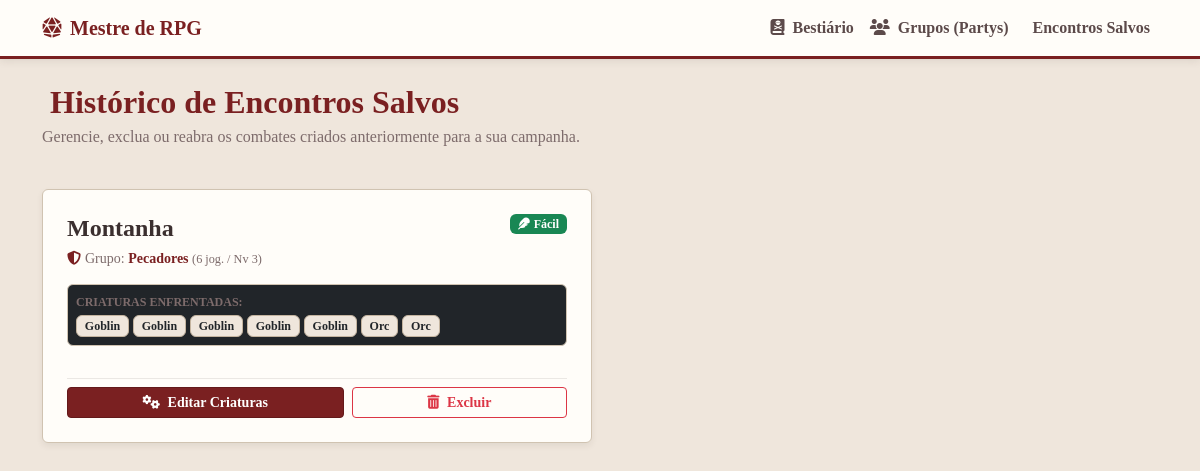
Screenshot of /lista-encontros with the database file from the repository.
### app.py (models this page shows, shortened)
class Encontro(db.Model):
    id = db.Column(db.Integer, primary_key=True)
    nome = db.Column(db.String(100), nullable=False)
    dificuldade = db.Column(db.String(50), nullable=False)
    monstros_json = db.Column(db.Text, nullable=False)
    party_id = db.Column(db.Integer, db.ForeignKey('party.id'), nullable=False)

class Party(db.Model):
    id = db.Column(db.Integer, primary_key=True)
    nome = db.Column(db.String(100), nullable=False)
    qtd_jogadores = db.Column(db.Integer, nullable=False)
    nivel_jogadores = db.Column(db.Integer, nullable=False)
    encontros = db.relationship('Encontro', backref='party', lazy=True)

### app.py (the view)
@app.route('/lista-encontros')
def lista_encontros():
    session.pop('editando_encontro_id', None)
    session.pop('carrinho', None)
    todos_encontros = Encontro.query.all()
    return render_template('lista_encontros.html', encontros=todos_encontros, json=json)

### templates/lista_encontros.html (shortened to what this page needs)
{% extends 'base.html' %}
{% block content %}
<div class="row mb-4 align-items-center">
    <div class="col">
        <h2 class="fw-bold text-warning mb-1">Histórico de Encontros Salvos</h2>
        <p class="text-muted-rpg">Gerencie, exclua ou reabra os combates criados anteriormente para a sua campanha.</p>
    </div>
</div>
{% if encontros %}
<div class="row row-cols-1 row-cols-md-2 g-3">
    {% for e in encontros %}
    <div class="col">
        <div class="card card-rpg h-100 shadow p-2">
            <div class="card-body d-flex flex-column justify-content-between">
                <div>
                    <div class="d-flex justify-content-between align-items-start mb-2">
                        <h4 class="fw-bold text-light-rpg mb-0">{{ e.nome }}</h4>
                        {% if e.dificuldade == 'Mortal' %}
                            <span class="badge bg-danger text-white px-2 py-1"><i class="fa-solid fa-skull me-1"></i>Mortal</span>
                        {% elif e.dificuldade == 'Difícil' %}
                            <span class="badge bg-warning text-dark px-2 py-1" style="background-color: #E0A800 !important;"><i class="fa-solid fa-burst me-1"></i>Difícil</span>
                        {% elif e.dificuldade == 'Médio' %}
                            <span class="badge px-2 py-1" style="background-color: #D0C3B1 !important; color: #3B2F2F;"><i class="fa-solid fa-shield me-1"></i>Médio</span>
                        {% else %}
                            <span class="badge bg-success text-white px-2 py-1"><i class="fa-solid fa-feather me-1"></i>Fácil</span>
                        {% endif %}
                    </div>
                    <h6 class="text-muted-rpg small mb-3">
                        <i class="fa-solid fa-shield-halved text-warning me-1"></i>Grupo:
                        <span class="fw-bold" style="color: #7A2021;">{{ e.party.nome }}</span>
                        <span class="small text-muted-rpg">({{ e.party.qtd_jogadores }} jog. / Nv {{ e.party.nivel_jogadores }})</span>
                    </h6>
                    <div class="bg-dark p-2 rounded mb-3 border border-secondary" style="background-color: #F5EDF2; border-color: #D0C3B1 !important;">
                        <span class="text-uppercase text-muted-rpg d-block mb-1" style="font-size: 0.75rem; font-weight: bold;">Criaturas Enfrentadas:</span>
                        <div class="d-flex flex-wrap gap-1">
                            {% set monstros = json.loads(e.monstros_json) %}
                            {% for monstro_nome in monstros %}
                                <span class="badge small text-dark" style="background-color: #EFE6DC; border: 1px solid #C4B49F;">{{ monstro_nome }}</span>
                            {% else %}
                                <span class="text-muted small">Nenhuma criatura registrada.</span>
                            {% endfor %}
                        </div>
                    </div>
                </div>
                <div class="d-flex gap-2 pt-2 mt-3 border-top" style="border-color: rgba(60, 50, 40, 0.1) !important;">
                    <a href="{{ url_for('carregar_encontro_para_editar', id=e.id) }}" class="btn btn-sm btn-warning fw-bold flex-fill"><i class="fa-solid fa-gears me-1"></i> Editar Criaturas</a>
                    <a href="{{ url_for('deletar_encontro', id=e.id) }}" class="btn btn-sm btn-outline-danger flex-fill fw-bold" onclick="return confirm('Tem certeza que deseja apagar permanentemente este encontro?')"><i class="fa-solid fa-trash-can me-1"></i> Excluir</a>
                </div>
            </div>
        </div>
    </div>
    {% endfor %}
</div>
{% endif %}
{% endblock %}

### templates/base.html (style rules this page uses)
body { background-color: #EFE6DC !important; color: #3B2F2F !important; font-family: 'Georgia', 'Times New Roman', serif; }
.card-rpg { background-color: #FFFDF9 !important; border: 1px solid #D0C3B1 !important; border-radius: 6px; transition: transform 0.2s, border-color 0.2s; box-shadow: 0 3px 6px rgba(60, 50, 40, 0.08) !important; }
.card-rpg h2, .card-rpg h4, .card-rpg p, .card-rpg label, .sidebar-carrinho h4, .sidebar-carrinho p, .sidebar-carrinho span { color: #3B2F2F !important; }
.text-warning, .navbar-brand, h2, h4.card-title { color: #7A2021 !important; }
.text-light-rpg { color: #3B2F2F !important; }
.text-muted, .text-muted-rpg { color: #7D6B6B !important; }
.btn-gold, .btn-warning { background-color: #7A2021 !important; border-color: #63191A !important; color: #FFFFFF !important; font-weight: bold; }

### rows the page displays
Encontro: nome "Montanha", dificuldade "Fácil", party.nome "Pecadores", party.qtd_jogadores "6", party.nivel_jogadores "3", monstros "Goblin" "Goblin" "Goblin" "Goblin" "Goblin" "Orc" "Orc"
